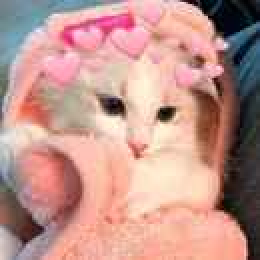
#> input picture 1.jpg, 130 x 130 px (shown 2 times larger)
$ python 'Metode Histogram.py'
#> lines starting #> are read from the running program, lines starting #| are printed output that depends on the picture; long printed decimals are rounded
import cv2
import numpy as np
from matplotlib import pyplot as plt

# membaca citra
img = cv2.imread('1.jpg', 0)
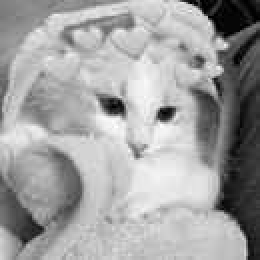
#> img: shape (130, 130) (shown 2 times larger); min 0, max 255, mean 160.8

# menghitung histogram
hist = cv2.calcHist([img],[0],None,[256],[0,256])
#> hist = 256 values, max 252 at index 207, min 1 at index 251, mean 66.02

# menghitung total piksel
total_pixels = img.shape[0] * img.shape[1]
#> total_pixels = 16900

# menghitung jumlah piksel pada setiap intensitas gelap dan terang
dark_pixels = np.sum(hist[0:128])
#> dark_pixels = 4073
bright_pixels = np.sum(hist[128:256])
#> bright_pixels = 12827

# menghitung persentase piksel gelap dan terang
dark_percentage = (dark_pixels / total_pixels) * 100
#> dark_percentage = 24.1
bright_percentage = (bright_pixels / total_pixels) * 100
#> bright_percentage = 75.9

# menampilkan histogram citra awal
plt.subplot(2, 3, 1)
plt.hist(img.ravel(), 256, [0, 256])
plt.title('Histogram Awal')

# citra terang
img_bright = cv2.convertScaleAbs(img, alpha=1.5, beta=50)
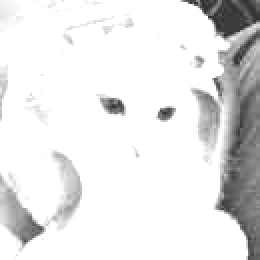
#> img_bright: shape (130, 130) (shown 2 times larger); min 50, max 255, mean 229.6
hist_bright = cv2.calcHist([img_bright],[0],None,[256],[0,256])
#> hist_bright = 256 values, max 12321 at index 255, min 0 at index 0, mean 66.02

# menampilkan histogram citra terang
plt.subplot(2, 3, 2)
plt.hist(img_bright.ravel(), 256, [0, 256])
plt.title('Histogram Terang')

# citra gelap
img_dark = cv2.convertScaleAbs(img, alpha=0.5, beta=50)
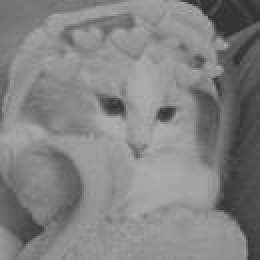
#> img_dark: shape (130, 130) (shown 2 times larger); min 50, max 178, mean 130.4
hist_dark = cv2.calcHist([img_dark],[0],None,[256],[0,256])
#> hist_dark = 256 values, max 710 at index 148, min 0 at index 0, mean 66.02

# menampilkan histogram citra gelap
plt.subplot(2, 3, 3)
plt.hist(img_dark.ravel(), 256, [0, 256])
plt.title('Histogram Gelap')

# citra kontras rendah
img_low_contrast = cv2.equalizeHist(img)
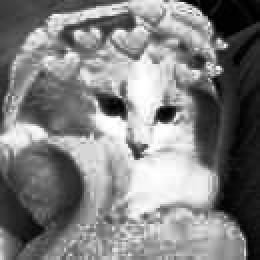
#> img_low_contrast: shape (130, 130) (shown 2 times larger); min 0, max 255, mean 128.1
hist_low_contrast = cv2.calcHist([img_low_contrast],[0],None,[256],[0,256])
#> hist_low_contrast = 256 values, max 252 at index 201, min 0 at index 73, mean 66.02

# menampilkan histogram citra kontras rendah
plt.subplot(2, 3, 4)
plt.hist(img_low_contrast.ravel(), 256, [0, 256])
plt.title('Histogram Kontras Rendah')

# citra kontras tinggi
clahe = cv2.createCLAHE(clipLimit=2.0, tileGridSize=(8,8))
img_high_contrast = clahe.apply(img)
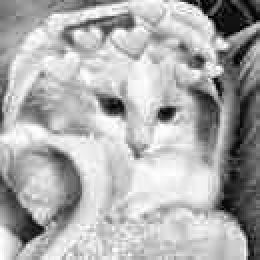
#> img_high_contrast: shape (130, 130) (shown 2 times larger); min 1, max 255, mean 173.4
hist_high_contrast = cv2.calcHist([img_high_contrast],[0],None,[256],[0,256])
#> hist_high_contrast = 256 values, max 189 at index 231, min 0 at index 0, mean 66.02

# menampilkan histogram citra kontras tinggi
plt.subplot(2, 3, 5)
plt.hist(img_high_contrast.ravel(), 256, [0, 256])
plt.title('Histogram Kontras Tinggi')

# menampilkan citra
plt.subplot(2, 3, 6)
plt.imshow(img_high_contrast, cmap='gray')
plt.title('Citra Kontras Tinggi')

plt.show()
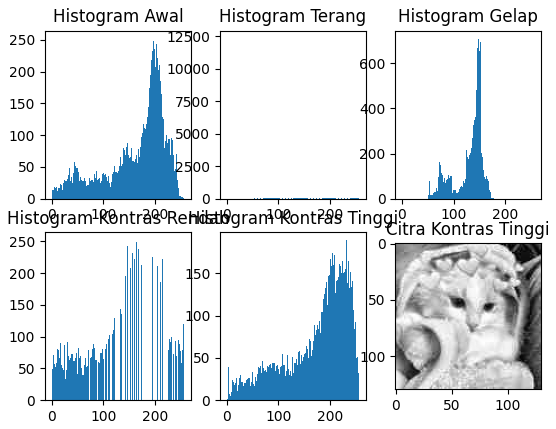
#> figure drawn by matplotlib, 6 panels; panel 1: tallest bar 252 high, from x = 207 to 208; panel 2: tallest bar 12321 high, from x = 255 to 256; panel 3: tallest bar 710 high, from x = 148 to 149; panel 4: tallest bar 252 high, from x = 201 to 202

# menampilkan persentase piksel gelap dan terang
print('Persentase Piksel Gelap: ', dark_percentage, '%')
#| Persentase Piksel Gelap:  24.101 %
print('Persentase Piksel Terang: ', bright_percentage, '%')
#| Persentase Piksel Terang:  75.899 %

$ run again, with kyungsoo.jpg copied over 1.jpg
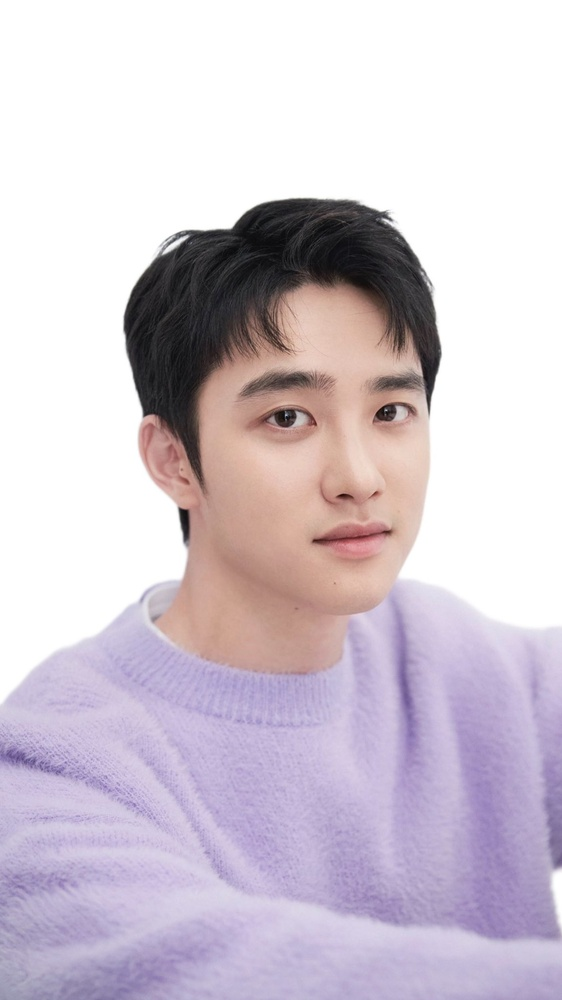
#> input picture kyungsoo.jpg, 562 x 1000 px, shrunk from 1152 x 2048 before the run
#> hist = 256 values, max 234095 at index 255, min 0 at index 0, mean 2195.3
#> dark_pixels = 44823
#> bright_pixels = 517177
#> dark_percentage = 7.98
#> bright_percentage = 92.02
#> hist_bright = 256 values, max 514726 at index 255, min 0 at index 0, mean 2195.3
#> hist_dark = 256 values, max 234095 at index 178, min 0 at index 0, mean 2195.3
#> `img_low_contrast = cv2.equalizeHist(img)`:
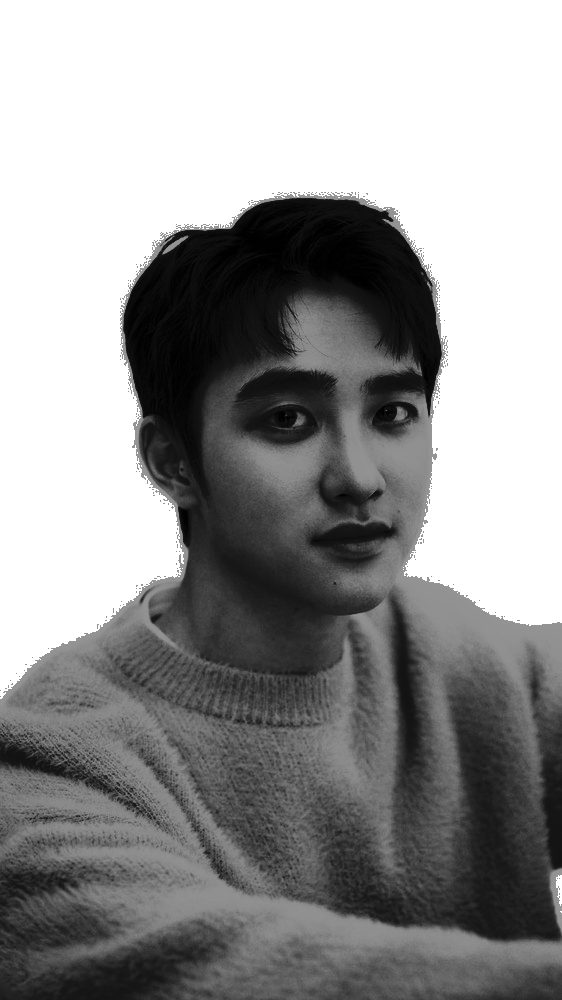
#> img_low_contrast: shape (1000, 562); min 0, max 255, mean 150.1
#> hist_low_contrast = 256 values, max 234095 at index 255, min 0 at index 39, mean 2195.3
#> `img_high_contrast = clahe.apply(img)`:
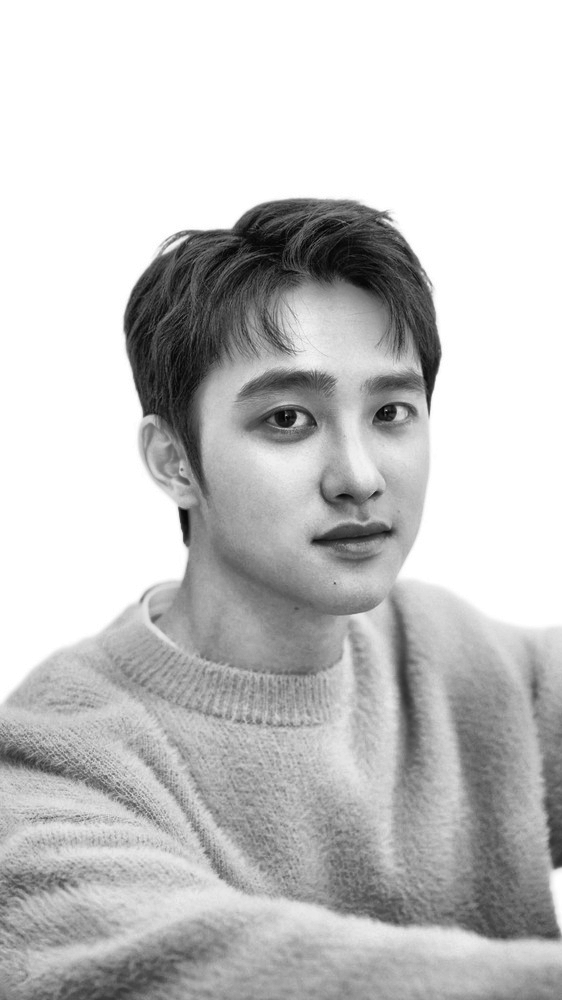
#> img_high_contrast: shape (1000, 562); min 3, max 255, mean 197.4
#> hist_high_contrast has the same summary as hist
#| Persentase Piksel Gelap:  7.976 %
#| Persentase Piksel Terang:  92.024 %
